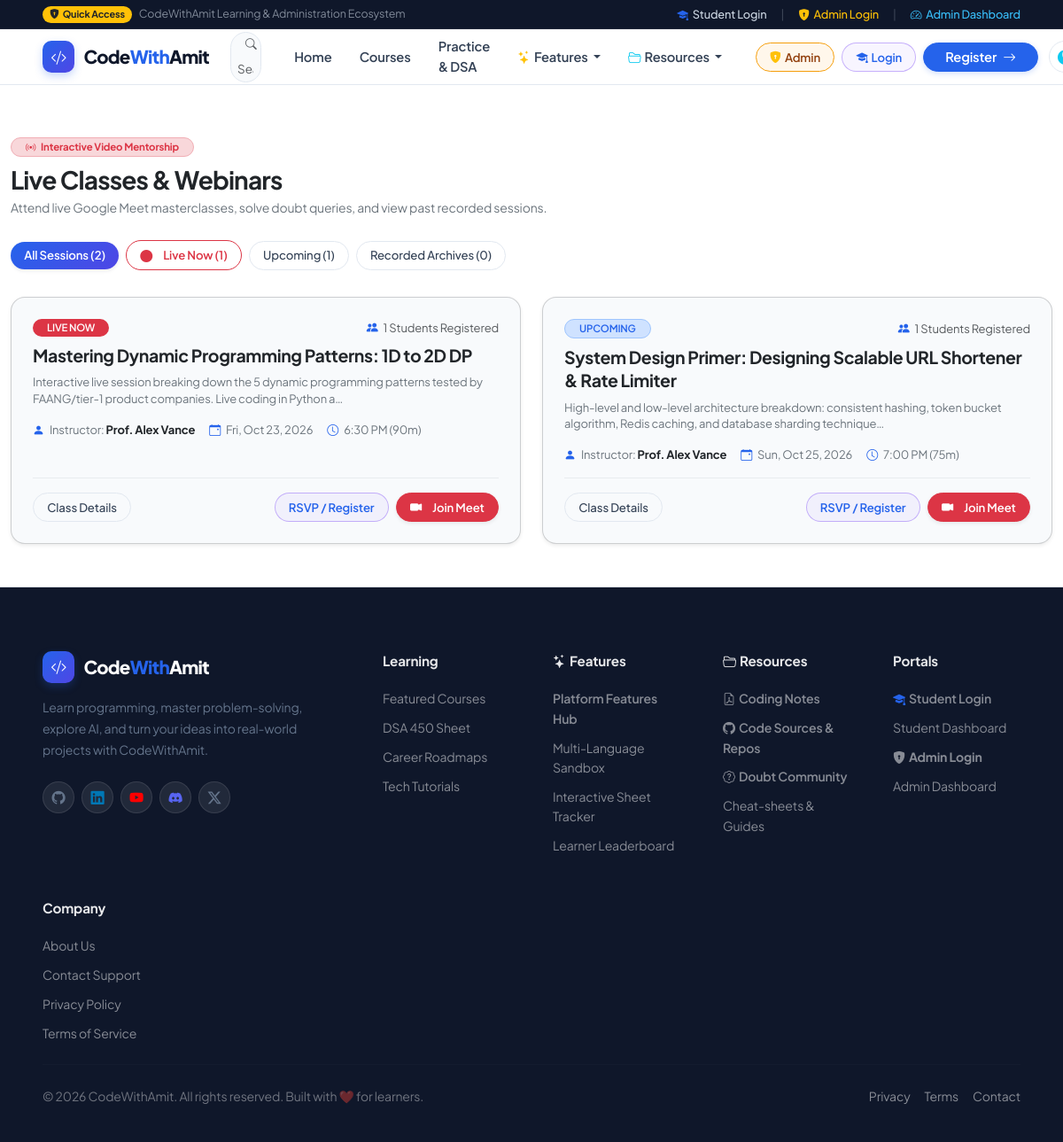
Screenshot of /live-classes-archive/ with the database file from the repository.
### live_classes/models.py (models this page shows, shortened)
class LiveClass(models.Model):
    STATUS_CHOICES = [
        ('upcoming', 'Upcoming'),
        ('live', 'Live Now'),
        ('completed', 'Completed'),
        ('cancelled', 'Cancelled'),
    ]
    title = models.CharField(max_length=200)
    slug = models.SlugField(max_length=220, unique=True, blank=True)
    description = models.TextField()
    instructor = models.ForeignKey(User, on_delete=models.CASCADE, related_name='scheduled_classes')
    scheduled_date = models.DateField()
    start_time = models.TimeField()
    duration_minutes = models.PositiveIntegerField(default=60)
    google_meet_url = models.URLField(help_text="Google Meet meeting link (e.g., https://meet.google.com/abc-defg-hij)")
    status = models.CharField(max_length=20, choices=STATUS_CHOICES, default='upcoming')
    recording_url = models.URLField(blank=True, help_text="YouTube or Drive link to class recording")
    notes_attachment = models.FileField(upload_to='class_resources/', blank=True, null=True)
    additional_resources = models.TextField(blank=True, help_text="Links and notes shared after class")
    created_at = models.DateTimeField(auto_now_add=True)
    updated_at = models.DateTimeField(auto_now=True)
    class Meta:
        ordering = ['scheduled_date', 'start_time']
        verbose_name_plural = "Live Classes"
    @property
    def attendee_count(self):
        return self.attendees.count()

### live_classes/views.py (the view)
# urls.py: path('', views.class_list, name='class_list'),
def class_list(request):
    classes = LiveClass.objects.all().select_related('instructor')
    status_filter = request.GET.get('status')
    if status_filter:
        classes = classes.filter(status=status_filter)
    upcoming_classes = LiveClass.objects.filter(status='upcoming')
    live_classes = LiveClass.objects.filter(status='live')
    completed_classes = LiveClass.objects.filter(status='completed')
    registered_class_ids = set()
    if request.user.is_authenticated:
        registered_class_ids = set(
            ClassAttendee.objects.filter(user=request.user).values_list('live_class_id', flat=True)
        )
    context = {
        'classes': classes,
        'upcoming_classes': upcoming_classes,
        'live_classes': live_classes,
        'completed_classes': completed_classes,
        'registered_class_ids': registered_class_ids,
        'status_filter': status_filter,
    }
    return render(request, 'live_classes/class_list.html', context)

### core/context_processors.py (called while the page is built, shortened)
def global_context(request):
    context = {
        'site_name': 'Student Success Hub',
        'current_year': datetime.now().year,
        'unread_notifications_count': 0,
        'recent_notifications': [],
    }
    return context

### templates/live_classes/class_list.html (shortened to what this page needs)
{% extends 'base.html' %}
{% block content %}
<div class="container py-5">
    <div class="d-flex flex-column flex-md-row justify-content-between align-items-md-center mb-4 gap-3">
        <div>
            <span class="badge bg-danger-subtle text-danger px-3 py-1.5 rounded-pill mb-2 border border-danger-subtle">
                <i class="bi bi-broadcast me-1"></i> Interactive Video Mentorship
            </span>
            <h1 class="h2 fw-bold text-dark font-heading mb-1">Live Classes & Webinars</h1>
            <p class="text-secondary small mb-0">Attend live Google Meet masterclasses, solve doubt queries, and view past recorded sessions.</p>
        </div>
    </div>
    <div class="flowable-chips mb-4">
        <a href="{% url 'live_classes:class_list' %}" class="btn btn-sm rounded-pill px-4 {% if not status_filter %}btn-primary shadow-sm{% else %}btn-outline-secondary{% endif %}">
            All Sessions ({{ classes.count }})
        </a>
        <a href="{% url 'live_classes:class_list' %}?status=live" class="btn btn-sm rounded-pill px-4 {% if status_filter == 'live' %}btn-danger shadow-sm text-white{% else %}btn-outline-danger{% endif %}">
            <i class="bi bi-circle-fill me-1 small"></i> Live Now ({{ live_classes.count }})
        </a>
        <a href="{% url 'live_classes:class_list' %}?status=upcoming" class="btn btn-sm rounded-pill px-4 {% if status_filter == 'upcoming' %}btn-primary shadow-sm{% else %}btn-outline-secondary{% endif %}">
            Upcoming ({{ upcoming_classes.count }})
        </a>
        <a href="{% url 'live_classes:class_list' %}?status=completed" class="btn btn-sm rounded-pill px-4 {% if status_filter == 'completed' %}btn-primary shadow-sm{% else %}btn-outline-secondary{% endif %}">
            Recorded Archives ({{ completed_classes.count }})
        </a>
    </div>
    <div class="row g-4">
        {% for c in classes %}
            <div class="col-lg-6">
                <div class="card p-4 rounded-4 h-100 shadow-sm d-flex flex-column justify-content-between hover-lift">
                    <div>
                        <div class="d-flex justify-content-between align-items-center mb-2">
                            <span class="badge {% if c.status == 'live' %}bg-danger text-white{% elif c.status == 'upcoming' %}bg-primary-subtle text-primary border border-primary-subtle{% else %}bg-secondary-subtle text-secondary{% endif %} rounded-pill px-3 py-1 fw-semibold">
                                {{ c.get_status_display|upper }}
                            </span>
                            <span class="smaller text-muted">
                                <i class="bi bi-people-fill text-primary me-1"></i> {{ c.attendee_count }} Students Registered
                            </span>
                        </div>
                        <h4 class="text-dark font-heading fw-bold mb-2">
                            <a href="{% url 'live_classes:class_detail' c.pk %}" class="text-dark text-decoration-none hover-primary">
                                {{ c.title }}
                            </a>
                        </h4>
                        <p class="text-secondary smaller mb-3">{{ c.description|truncatechars:140 }}</p>
                        <div class="d-flex flex-wrap gap-3 smaller text-secondary mb-3">
                            <span><i class="bi bi-person-fill text-primary me-1"></i> Instructor: <strong class="text-dark">{{ c.instructor.get_full_name|default:c.instructor.username }}</strong></span>
                            <span><i class="bi bi-calendar-event text-primary me-1"></i> {{ c.scheduled_date|date:"D, M d, Y" }}</span>
                            <span><i class="bi bi-clock text-primary me-1"></i> {{ c.start_time|time:"g:i A" }} ({{ c.duration_minutes }}m)</span>
                        </div>
                    </div>
                    <div class="pt-3 border-top border-light-subtle d-flex justify-content-between align-items-center flex-wrap gap-2">
                        <a href="{% url 'live_classes:class_detail' c.pk %}" class="btn btn-outline-secondary btn-sm rounded-pill px-4">
                            Class Details
                        </a>
                        <div class="d-flex gap-2">
                            {% if c.pk in registered_class_ids %}
                                <span class="badge bg-success-subtle text-success p-2 rounded-pill px-3 smaller align-self-center border border-success-subtle fw-semibold">
                                    <i class="bi bi-check2"></i> Registered
                                </span>
                            {% else %}
                                <a href="{% url 'live_classes:register_class' c.pk %}" class="btn btn-outline-primary btn-sm rounded-pill px-3">
                                    RSVP / Register
                                </a>
                            {% endif %}
                            {% if c.status == 'live' or c.status == 'upcoming' %}
                                <a href="{% url 'live_classes:join_class' c.pk %}" target="_blank" class="btn btn-danger btn-sm rounded-pill px-4 fw-semibold shadow-sm">
                                    <i class="bi bi-camera-video-fill me-1"></i> Join Meet
                                </a>
                            {% elif c.recording_url %}
                                <a href="{{ c.recording_url }}" target="_blank" class="btn btn-outline-warning btn-sm rounded-pill px-3 fw-semibold text-dark">
                                    <i class="bi bi-play-circle me-1"></i> Recording
                                </a>
                            {% endif %}
                        </div>
                    </div>
                </div>
            </div>
        {% endfor %}
    </div>
</div>
{% endblock %}

### static/css/codewithamit.css (style rules this page uses)
:root, [data-bs-theme="light"] { --cwa-bg: #ffffff; --cwa-bg-subtle: #f8fafc; --cwa-bg-muted: #f1f5f9; --cwa-bg-card: #ffffff; --cwa-bg-card-hover: #f8fafc; --cwa-bg-glass: rgba(255, 255, 255, 0.94); --cwa-bg-dark: #0f172a; --cwa-bg-dark-card: #1e293b; --cwa-text-heading: #0f172a; --cwa-text-body: #334155; --cwa-text-muted: #64748b; --cwa-text-light: #f8fafc; --cwa-primary: #2563eb; --cwa-primary-hover: #1d4ed8; --cwa-primary-subtle: #eff6ff; --cwa-primary-border: #bfdbfe; --cwa-indigo: #4f46e5; --cwa-indigo-subtle: #eef2ff; --cwa-emerald: #059669; --cwa-emerald-subtle: #ecfdf5; --cwa-amber: #d97706; --cwa-amber-subtle: #fffbeb; --cwa-rose: #e11d48; --cwa-rose-subtle: #fff1f2; --cwa-cyan: #0284c7; --cwa-cyan-subtle: #f0f9ff; --cwa-border: #e2e8f0; --cwa-border-subtle: #f1f5f9; --cwa-border-hover: #cbd5e1; --cwa-radius-sm: 8px; --cwa-radius-md: 12px; --cwa-radius-lg: 16px; --cwa-radius-xl: 22px; --cwa-radius-pill: 9999px; --cwa-shadow-xs: 0 1px 2px 0 rgba(15, 23, 42, 0.04); --cwa-shadow-sm: 0 1px 3px 0 rgba(15, 23, 42, 0.06), 0 1px 2px -1px rgba(15, 23, 42, 0.04); --cwa-shadow-md: 0 4px 16px -2px rgba(15, 23, 42, 0.06), 0 2px 4px -2px rgba(15, 23, 42, 0.04); --cwa-shadow-lg: 0 12px 28px -4px rgba(15, 23, 42, 0.08), 0 4px 8px -2px rgba(15, 23, 42, 0.03); --cwa-shadow-hover: 0 16px 32px -4px rgba(37, 99, 235, 0.1), 0 4px 8px -2px rgba(15, 23, 42, 0.04); --cwa-transition: all 0.22s cubic-bezier(0.16, 1, 0.3, 1); --bg-canvas: #f8fafc; --bg-surface: #ffffff; --bg-surface-subtle: #f1f5f9; --bg-surface-dark: #0f172a; --border-color: #e2e8f0; --text-primary: #0f172a; --text-secondary: #475569; --text-muted: #64748b; --gradient-brand: linear-gradient(135deg, #2563eb 0%, #4f46e5 100%); }
body.cwa-theme { background-color: var(--cwa-bg) !important; color: var(--cwa-text-body) !important; font-family: 'Plus Jakarta Sans', -apple-system, BlinkMacSystemFont, 'Segoe UI', Roboto, sans-serif !important; line-height: 1.6; letter-spacing: -0.011em; transition: background-color 0.25s ease, color 0.25s ease; }
html, body { max-width: 100vw; overflow-x: hidden !important; position: relative; -webkit-font-smoothing: antialiased; -moz-osx-font-smoothing: grayscale; }
.container, .container-fluid, .container-sm, .container-md, .container-lg, .container-xl, .container-xxl { max-width: 100% !important; overflow-x: clip; }
.cwa-filter-scroll, .flowable-chips { display: flex !important; align-items: center; gap: 0.5rem; overflow-x: auto !important; white-space: nowrap !important; -webkit-overflow-scrolling: touch !important; scrollbar-width: none !important; -ms-overflow-style: none !important; padding-bottom: 6px; padding-top: 2px; margin-bottom: 1rem; width: 100%; }
.cwa-filter-scroll > *, .flowable-chips > * { flex-shrink: 0 !important; }
.hover-lift { transition: transform 0.22s cubic-bezier(0.16, 1, 0.3, 1), box-shadow 0.22s ease !important; }

### rows the page displays
LiveClass: status "LIVE NOW", attendee_count "1", title "Mastering Dynamic Programming Patterns: 1D to 2D DP", description "Interactive live session breaking down the 5 dynamic programming patterns tested by FAANG/tier-1 product companies. Live coding in Python a…", instructor.get_full_name "Prof. Alex Vance", scheduled_date "Fri, Oct 23, 2026", start_time "6:30 PM", duration_minutes "90", shows "RSVP / Register", shows "Join Meet"
LiveClass: status "UPCOMING", attendee_count "1", title "System Design Primer: Designing Scalable URL Shortener & Rate Limiter", description "High-level and low-level architecture breakdown: consistent hashing, token bucket algorithm, Redis caching, and database sharding technique…", instructor.get_full_name "Prof. Alex Vance", scheduled_date "Sun, Oct 25, 2026", start_time "7:00 PM", duration_minutes "75", shows "RSVP / Register", shows "Join Meet"

### other values shown
{{ classes.count }} "2"
{{ live_classes.count }} "1"
{{ upcoming_classes.count }} "1"
{{ completed_classes.count }} "0"
